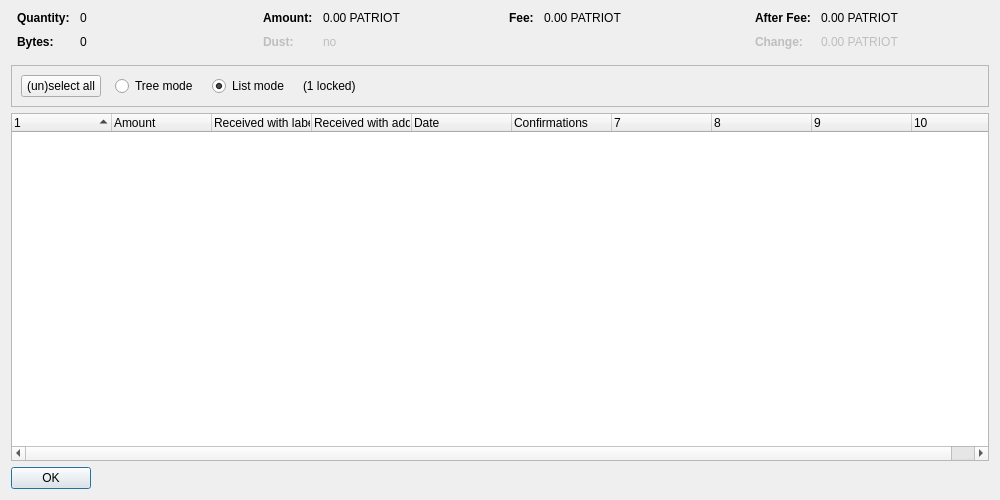
<?xml version="1.0" encoding="UTF-8"?>
<ui version="4.0">
 <class>CoinControlDialog</class>
 <widget class="QDialog" name="CoinControlDialog">
  <property name="geometry">
   <rect>
    <x>0</x>
    <y>0</y>
    <width>1000</width>
    <height>500</height>
   </rect>
  </property>
  <property name="windowTitle">
   <string>Coin Selection</string>
  </property>
  <layout class="QVBoxLayout" name="verticalLayout">
   <item>
    <layout class="QHBoxLayout" name="horizontalLayoutTop" stretch="0,0,0,0">
     <property name="topMargin">
      <number>0</number>
     </property>
     <property name="bottomMargin">
      <number>10</number>
     </property>
     <item>
      <layout class="QFormLayout" name="formLayoutCoinControl1">
       <property name="horizontalSpacing">
        <number>10</number>
       </property>
       <property name="verticalSpacing">
        <number>10</number>
       </property>
       <property name="leftMargin">
        <number>6</number>
       </property>
       <property name="rightMargin">
        <number>6</number>
       </property>
       <item row="0" column="0">
        <widget class="QLabel" name="labelCoinControlQuantityText">
         <property name="font">
          <font>
           <weight>75</weight>
           <bold>true</bold>
          </font>
         </property>
         <property name="text">
          <string>Quantity:</string>
         </property>
        </widget>
       </item>
       <item row="0" column="1">
        <widget class="QLabel" name="labelCoinControlQuantity">
         <property name="cursor">
          <cursorShape>IBeamCursor</cursorShape>
         </property>
         <property name="contextMenuPolicy">
          <enum>Qt::ActionsContextMenu</enum>
         </property>
         <property name="text">
          <string notr="true">0</string>
         </property>
         <property name="textInteractionFlags">
          <set>Qt::LinksAccessibleByMouse|Qt::TextSelectableByKeyboard|Qt::TextSelectableByMouse</set>
         </property>
        </widget>
       </item>
       <item row="1" column="0">
        <widget class="QLabel" name="labelCoinControlBytesText">
         <property name="font">
          <font>
           <weight>75</weight>
           <bold>true</bold>
          </font>
         </property>
         <property name="text">
          <string>Bytes:</string>
         </property>
        </widget>
       </item>
       <item row="1" column="1">
        <widget class="QLabel" name="labelCoinControlBytes">
         <property name="cursor">
          <cursorShape>IBeamCursor</cursorShape>
         </property>
         <property name="contextMenuPolicy">
          <enum>Qt::ActionsContextMenu</enum>
         </property>
         <property name="text">
          <string notr="true">0</string>
         </property>
         <property name="textInteractionFlags">
          <set>Qt::LinksAccessibleByMouse|Qt::TextSelectableByKeyboard|Qt::TextSelectableByMouse</set>
         </property>
        </widget>
       </item>
      </layout>
     </item>
     <item>
      <layout class="QFormLayout" name="formLayoutCoinControl2">
       <property name="horizontalSpacing">
        <number>10</number>
       </property>
       <property name="verticalSpacing">
        <number>10</number>
       </property>
       <property name="leftMargin">
        <number>6</number>
       </property>
       <property name="rightMargin">
        <number>6</number>
       </property>
       <item row="0" column="0">
        <widget class="QLabel" name="labelCoinControlAmountText">
         <property name="font">
          <font>
           <weight>75</weight>
           <bold>true</bold>
          </font>
         </property>
         <property name="text">
          <string>Amount:</string>
         </property>
        </widget>
       </item>
       <item row="0" column="1">
        <widget class="QLabel" name="labelCoinControlAmount">
         <property name="cursor">
          <cursorShape>IBeamCursor</cursorShape>
         </property>
         <property name="contextMenuPolicy">
          <enum>Qt::ActionsContextMenu</enum>
         </property>
         <property name="text">
          <string notr="true">0.00 PATRIOT</string>
         </property>
         <property name="textInteractionFlags">
          <set>Qt::LinksAccessibleByMouse|Qt::TextSelectableByKeyboard|Qt::TextSelectableByMouse</set>
         </property>
        </widget>
       </item>
       <item row="1" column="0">
        <widget class="QLabel" name="labelCoinControlLowOutputText">
         <property name="enabled">
          <bool>false</bool>
         </property>
         <property name="font">
          <font>
           <weight>75</weight>
           <bold>true</bold>
          </font>
         </property>
         <property name="text">
          <string>Dust:</string>
         </property>
        </widget>
       </item>
       <item row="1" column="1">
        <widget class="QLabel" name="labelCoinControlLowOutput">
         <property name="enabled">
          <bool>false</bool>
         </property>
         <property name="cursor">
          <cursorShape>IBeamCursor</cursorShape>
         </property>
         <property name="contextMenuPolicy">
          <enum>Qt::ActionsContextMenu</enum>
         </property>
         <property name="text">
          <string notr="true">no</string>
         </property>
         <property name="textInteractionFlags">
          <set>Qt::LinksAccessibleByMouse|Qt::TextSelectableByKeyboard|Qt::TextSelectableByMouse</set>
         </property>
        </widget>
       </item>
      </layout>
     </item>
     <item>
      <layout class="QFormLayout" name="formLayoutCoinControl3">
       <property name="horizontalSpacing">
        <number>10</number>
       </property>
       <property name="verticalSpacing">
        <number>10</number>
       </property>
       <property name="leftMargin">
        <number>6</number>
       </property>
       <property name="rightMargin">
        <number>6</number>
       </property>
       <item row="0" column="0">
        <widget class="QLabel" name="labelCoinControlFeeText">
         <property name="font">
          <font>
           <weight>75</weight>
           <bold>true</bold>
          </font>
         </property>
         <property name="text">
          <string>Fee:</string>
         </property>
        </widget>
       </item>
       <item row="0" column="1">
        <widget class="QLabel" name="labelCoinControlFee">
         <property name="cursor">
          <cursorShape>IBeamCursor</cursorShape>
         </property>
         <property name="contextMenuPolicy">
          <enum>Qt::ActionsContextMenu</enum>
         </property>
         <property name="text">
          <string notr="true">0.00 PATRIOT</string>
         </property>
         <property name="textInteractionFlags">
          <set>Qt::LinksAccessibleByMouse|Qt::TextSelectableByKeyboard|Qt::TextSelectableByMouse</set>
         </property>
        </widget>
       </item>
      </layout>
     </item>
     <item>
      <layout class="QFormLayout" name="formLayoutCoinControl4">
       <property name="horizontalSpacing">
        <number>10</number>
       </property>
       <property name="verticalSpacing">
        <number>10</number>
       </property>
       <property name="leftMargin">
        <number>6</number>
       </property>
       <property name="rightMargin">
        <number>6</number>
       </property>
       <item row="0" column="0">
        <widget class="QLabel" name="labelCoinControlAfterFeeText">
         <property name="font">
          <font>
           <weight>75</weight>
           <bold>true</bold>
          </font>
         </property>
         <property name="text">
          <string>After Fee:</string>
         </property>
        </widget>
       </item>
       <item row="0" column="1">
        <widget class="QLabel" name="labelCoinControlAfterFee">
         <property name="cursor">
          <cursorShape>IBeamCursor</cursorShape>
         </property>
         <property name="contextMenuPolicy">
          <enum>Qt::ActionsContextMenu</enum>
         </property>
         <property name="text">
          <string notr="true">0.00 PATRIOT</string>
         </property>
         <property name="textInteractionFlags">
          <set>Qt::LinksAccessibleByMouse|Qt::TextSelectableByKeyboard|Qt::TextSelectableByMouse</set>
         </property>
        </widget>
       </item>
       <item row="1" column="0">
        <widget class="QLabel" name="labelCoinControlChangeText">
         <property name="enabled">
          <bool>false</bool>
         </property>
         <property name="font">
          <font>
           <weight>75</weight>
           <bold>true</bold>
          </font>
         </property>
         <property name="text">
          <string>Change:</string>
         </property>
        </widget>
       </item>
       <item row="1" column="1">
        <widget class="QLabel" name="labelCoinControlChange">
         <property name="enabled">
          <bool>false</bool>
         </property>
         <property name="cursor">
          <cursorShape>IBeamCursor</cursorShape>
         </property>
         <property name="contextMenuPolicy">
          <enum>Qt::ActionsContextMenu</enum>
         </property>
         <property name="text">
          <string notr="true">0.00 PATRIOT</string>
         </property>
         <property name="textInteractionFlags">
          <set>Qt::LinksAccessibleByMouse|Qt::TextSelectableByKeyboard|Qt::TextSelectableByMouse</set>
         </property>
        </widget>
       </item>
      </layout>
     </item>
    </layout>
   </item>
   <item>
    <widget class="QFrame" name="frame">
     <property name="minimumSize">
      <size>
       <width>0</width>
       <height>40</height>
      </size>
     </property>
     <property name="frameShape">
      <enum>QFrame::StyledPanel</enum>
     </property>
     <property name="frameShadow">
      <enum>QFrame::Sunken</enum>
     </property>
     <layout class="QHBoxLayout" name="horizontalLayout">
      <item>
       <layout class="QHBoxLayout" name="horizontalLayoutPanel" stretch="0,0,0,0,0">
        <property name="spacing">
         <number>14</number>
        </property>
        <item>
         <widget class="QPushButton" name="pushButtonSelectAll">
          <property name="sizePolicy">
           <sizepolicy hsizetype="Maximum" vsizetype="Fixed">
            <horstretch>0</horstretch>
            <verstretch>0</verstretch>
           </sizepolicy>
          </property>
          <property name="text">
           <string>(un)select all</string>
          </property>
          <property name="autoDefault">
           <bool>false</bool>
          </property>
         </widget>
        </item>
        <item>
         <widget class="QRadioButton" name="radioTreeMode">
          <property name="sizePolicy">
           <sizepolicy hsizetype="Maximum" vsizetype="Fixed">
            <horstretch>0</horstretch>
            <verstretch>0</verstretch>
           </sizepolicy>
          </property>
          <property name="text">
           <string>Tree mode</string>
          </property>
         </widget>
        </item>
        <item>
         <widget class="QRadioButton" name="radioListMode">
          <property name="sizePolicy">
           <sizepolicy hsizetype="Maximum" vsizetype="Fixed">
            <horstretch>0</horstretch>
            <verstretch>0</verstretch>
           </sizepolicy>
          </property>
          <property name="text">
           <string>List mode</string>
          </property>
          <property name="checked">
           <bool>true</bool>
          </property>
         </widget>
        </item>
        <item>
         <widget class="QLabel" name="labelLocked">
          <property name="text">
           <string notr="true">(1 locked)</string>
          </property>
         </widget>
        </item>
        <item>
         <spacer name="horizontalSpacer">
          <property name="orientation">
           <enum>Qt::Horizontal</enum>
          </property>
          <property name="sizeHint" stdset="0">
           <size>
            <width>40</width>
            <height>20</height>
           </size>
          </property>
         </spacer>
        </item>
       </layout>
      </item>
     </layout>
    </widget>
   </item>
   <item>
    <widget class="CoinControlTreeWidget" name="treeWidget">
     <property name="contextMenuPolicy">
      <enum>Qt::CustomContextMenu</enum>
     </property>
     <property name="sortingEnabled">
      <bool>false</bool>
     </property>
     <property name="columnCount">
      <number>10</number>
     </property>
     <attribute name="headerShowSortIndicator" stdset="0">
      <bool>true</bool>
     </attribute>
     <attribute name="headerStretchLastSection">
      <bool>false</bool>
     </attribute>
     <column>
      <property name="text">
       <string/>
      </property>
     </column>
     <column>
      <property name="text">
       <string>Amount</string>
      </property>
     </column>
     <column>
      <property name="text">
       <string>Received with label</string>
      </property>
     </column>
     <column>
      <property name="text">
       <string>Received with address</string>
      </property>
     </column>
     <column>
      <property name="text">
       <string>Date</string>
      </property>
     </column>
     <column>
      <property name="text">
       <string>Confirmations</string>
      </property>
      <property name="toolTip">
       <string>Confirmed</string>
      </property>
     </column>
     <column>
      <property name="text">
       <string/>
      </property>
     </column>
     <column>
      <property name="text">
       <string/>
      </property>
     </column>
     <column>
      <property name="text">
       <string/>
      </property>
     </column>
     <column>
      <property name="text">
       <string/>
      </property>
     </column>
    </widget>
   </item>
   <item>
    <widget class="QDialogButtonBox" name="buttonBox">
     <property name="sizePolicy">
      <sizepolicy hsizetype="Maximum" vsizetype="Fixed">
       <horstretch>0</horstretch>
       <verstretch>0</verstretch>
      </sizepolicy>
     </property>
     <property name="orientation">
      <enum>Qt::Horizontal</enum>
     </property>
     <property name="standardButtons">
      <set>QDialogButtonBox::Ok</set>
     </property>
    </widget>
   </item>
  </layout>
 </widget>
 <customwidgets>
  <customwidget>
   <class>CoinControlTreeWidget</class>
   <extends>QTreeWidget</extends>
   <header>coincontroltreewidget.h</header>
  </customwidget>
 </customwidgets>
 <resources/>
 <connections/>
</ui>
